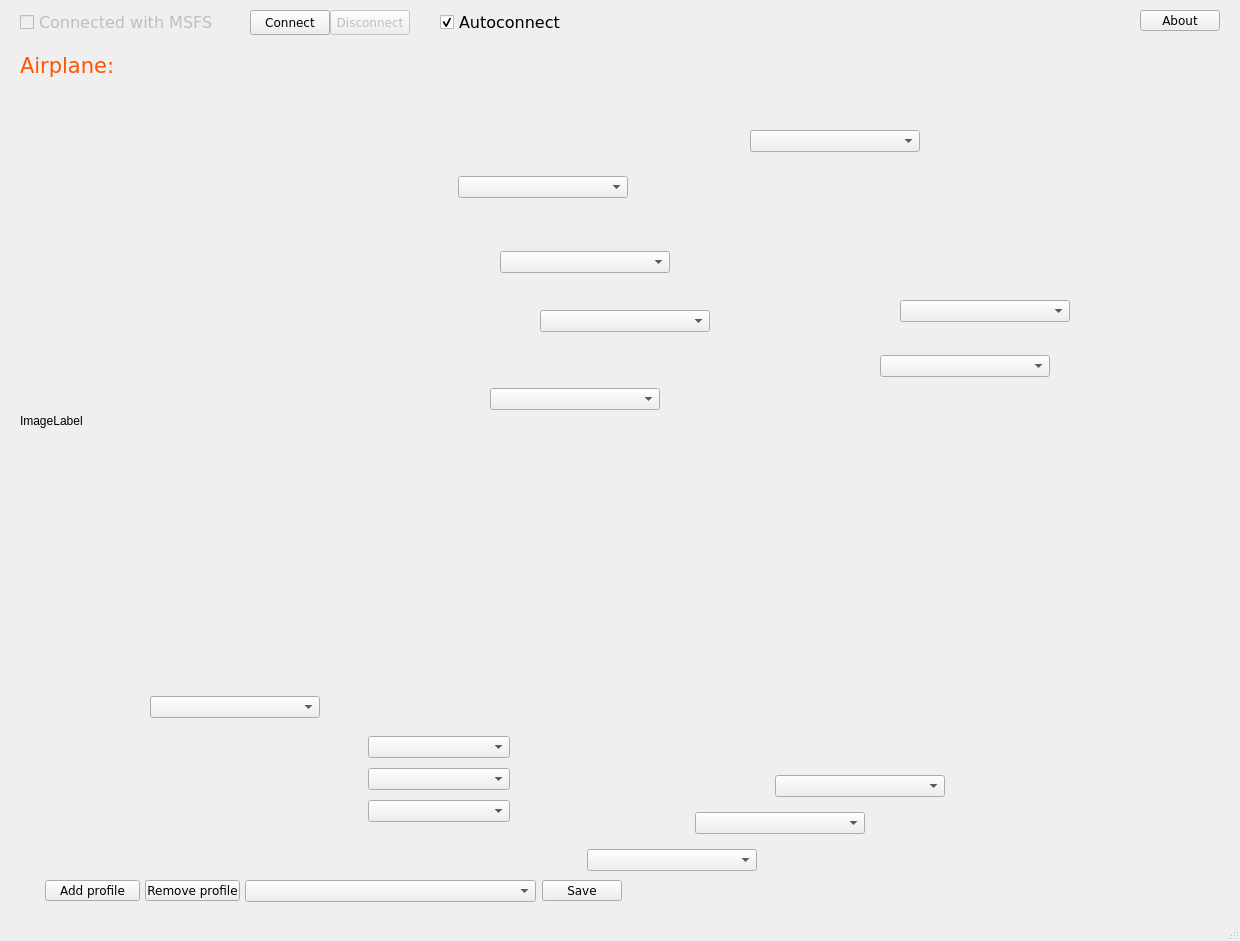
<?xml version="1.0" encoding="UTF-8"?>
<ui version="4.0">
 <class>MainWindow</class>
 <widget class="QMainWindow" name="MainWindow">
  <property name="geometry">
   <rect>
    <x>0</x>
    <y>0</y>
    <width>1240</width>
    <height>941</height>
   </rect>
  </property>
  <property name="windowTitle">
   <string>Saitek X52 PRO Plugin</string>
  </property>
  <widget class="QWidget" name="centralwidget">
   <widget class="QPushButton" name="Connect_Button">
    <property name="enabled">
     <bool>true</bool>
    </property>
    <property name="geometry">
     <rect>
      <x>250</x>
      <y>10</y>
      <width>80</width>
      <height>25</height>
     </rect>
    </property>
    <property name="font">
     <font>
      <family>Verdana</family>
     </font>
    </property>
    <property name="text">
     <string>Connect</string>
    </property>
   </widget>
   <widget class="QPushButton" name="Disconnect_Button">
    <property name="enabled">
     <bool>false</bool>
    </property>
    <property name="geometry">
     <rect>
      <x>330</x>
      <y>10</y>
      <width>80</width>
      <height>25</height>
     </rect>
    </property>
    <property name="font">
     <font>
      <family>Verdana</family>
     </font>
    </property>
    <property name="text">
     <string>Disconnect</string>
    </property>
   </widget>
   <widget class="QCheckBox" name="Connected_CheckBox">
    <property name="enabled">
     <bool>false</bool>
    </property>
    <property name="geometry">
     <rect>
      <x>20</x>
      <y>10</y>
      <width>201</width>
      <height>25</height>
     </rect>
    </property>
    <property name="font">
     <font>
      <family>Verdana</family>
      <pointsize>12</pointsize>
      <kerning>true</kerning>
     </font>
    </property>
    <property name="text">
     <string>Connected with MSFS</string>
    </property>
    <property name="checkable">
     <bool>true</bool>
    </property>
   </widget>
   <widget class="QComboBox" name="profil_comboBox">
    <property name="geometry">
     <rect>
      <x>245</x>
      <y>880</y>
      <width>291</width>
      <height>22</height>
     </rect>
    </property>
    <property name="font">
     <font>
      <family>Verdana</family>
     </font>
    </property>
   </widget>
   <widget class="QLabel" name="image_label">
    <property name="geometry">
     <rect>
      <x>20</x>
      <y>340</y>
      <width>311</width>
      <height>161</height>
     </rect>
    </property>
    <property name="text">
     <string>ImageLabel</string>
    </property>
   </widget>
   <widget class="QComboBox" name="fire_comboBox">
    <property name="geometry">
     <rect>
      <x>750</x>
      <y>130</y>
      <width>170</width>
      <height>22</height>
     </rect>
    </property>
    <property name="font">
     <font>
      <family>Verdana</family>
     </font>
    </property>
   </widget>
   <widget class="QComboBox" name="fireA_comboBox">
    <property name="geometry">
     <rect>
      <x>900</x>
      <y>300</y>
      <width>170</width>
      <height>22</height>
     </rect>
    </property>
    <property name="font">
     <font>
      <family>Verdana</family>
     </font>
    </property>
   </widget>
   <widget class="QComboBox" name="fireB_comboBox">
    <property name="geometry">
     <rect>
      <x>880</x>
      <y>355</y>
      <width>170</width>
      <height>22</height>
     </rect>
    </property>
    <property name="font">
     <font>
      <family>Verdana</family>
     </font>
    </property>
   </widget>
   <widget class="QComboBox" name="toggle12_comboBox">
    <property name="geometry">
     <rect>
      <x>587</x>
      <y>849</y>
      <width>170</width>
      <height>22</height>
     </rect>
    </property>
    <property name="font">
     <font>
      <family>Verdana</family>
     </font>
    </property>
   </widget>
   <widget class="QComboBox" name="toggle34_comboBox">
    <property name="geometry">
     <rect>
      <x>695</x>
      <y>812</y>
      <width>170</width>
      <height>22</height>
     </rect>
    </property>
    <property name="font">
     <font>
      <family>Verdana</family>
     </font>
    </property>
   </widget>
   <widget class="QComboBox" name="toggle56_comboBox">
    <property name="geometry">
     <rect>
      <x>775</x>
      <y>775</y>
      <width>170</width>
      <height>22</height>
     </rect>
    </property>
    <property name="font">
     <font>
      <family>Verdana</family>
     </font>
    </property>
   </widget>
   <widget class="QComboBox" name="pov2_comboBox">
    <property name="geometry">
     <rect>
      <x>540</x>
      <y>310</y>
      <width>170</width>
      <height>22</height>
     </rect>
    </property>
    <property name="font">
     <font>
      <family>Verdana</family>
     </font>
    </property>
   </widget>
   <widget class="QComboBox" name="fireE_comboBox">
    <property name="geometry">
     <rect>
      <x>458</x>
      <y>176</y>
      <width>170</width>
      <height>22</height>
     </rect>
    </property>
    <property name="font">
     <font>
      <family>Verdana</family>
     </font>
    </property>
   </widget>
   <widget class="QComboBox" name="fireD_comboBox">
    <property name="geometry">
     <rect>
      <x>500</x>
      <y>251</y>
      <width>170</width>
      <height>22</height>
     </rect>
    </property>
    <property name="font">
     <font>
      <family>Verdana</family>
     </font>
    </property>
   </widget>
   <widget class="QComboBox" name="clutch_comboBox">
    <property name="geometry">
     <rect>
      <x>490</x>
      <y>388</y>
      <width>170</width>
      <height>22</height>
     </rect>
    </property>
    <property name="font">
     <font>
      <family>Verdana</family>
     </font>
    </property>
   </widget>
   <widget class="QComboBox" name="throttle_comboBox">
    <property name="geometry">
     <rect>
      <x>150</x>
      <y>696</y>
      <width>170</width>
      <height>22</height>
     </rect>
    </property>
    <property name="font">
     <font>
      <family>Verdana</family>
     </font>
    </property>
   </widget>
   <widget class="QComboBox" name="mfd1_comboBox">
    <property name="geometry">
     <rect>
      <x>368</x>
      <y>736</y>
      <width>142</width>
      <height>22</height>
     </rect>
    </property>
    <property name="font">
     <font>
      <family>Verdana</family>
     </font>
    </property>
   </widget>
   <widget class="QComboBox" name="mfd2_comboBox">
    <property name="geometry">
     <rect>
      <x>368</x>
      <y>768</y>
      <width>142</width>
      <height>22</height>
     </rect>
    </property>
    <property name="font">
     <font>
      <family>Verdana</family>
     </font>
    </property>
   </widget>
   <widget class="QComboBox" name="mfd3_comboBox">
    <property name="geometry">
     <rect>
      <x>368</x>
      <y>800</y>
      <width>142</width>
      <height>22</height>
     </rect>
    </property>
    <property name="font">
     <font>
      <family>Verdana</family>
     </font>
    </property>
   </widget>
   <widget class="QPushButton" name="addProfile_pushButton">
    <property name="geometry">
     <rect>
      <x>45</x>
      <y>880</y>
      <width>95</width>
      <height>21</height>
     </rect>
    </property>
    <property name="font">
     <font>
      <family>Verdana</family>
     </font>
    </property>
    <property name="text">
     <string>Add profile</string>
    </property>
   </widget>
   <widget class="QPushButton" name="removeProfil_Button">
    <property name="geometry">
     <rect>
      <x>145</x>
      <y>880</y>
      <width>95</width>
      <height>21</height>
     </rect>
    </property>
    <property name="font">
     <font>
      <family>Verdana</family>
     </font>
    </property>
    <property name="text">
     <string>Remove profile</string>
    </property>
   </widget>
   <widget class="QPushButton" name="save_Button">
    <property name="geometry">
     <rect>
      <x>542</x>
      <y>880</y>
      <width>80</width>
      <height>21</height>
     </rect>
    </property>
    <property name="font">
     <font>
      <family>Verdana</family>
     </font>
    </property>
    <property name="text">
     <string>Save</string>
    </property>
   </widget>
   <widget class="QLabel" name="AircraftTitle_label">
    <property name="geometry">
     <rect>
      <x>120</x>
      <y>50</y>
      <width>351</width>
      <height>31</height>
     </rect>
    </property>
    <property name="palette">
     <palette>
      <active>
       <colorrole role="WindowText">
        <brush brushstyle="SolidPattern">
         <color alpha="255">
          <red>255</red>
          <green>85</green>
          <blue>0</blue>
         </color>
        </brush>
       </colorrole>
       <colorrole role="Text">
        <brush brushstyle="SolidPattern">
         <color alpha="255">
          <red>0</red>
          <green>0</green>
          <blue>0</blue>
         </color>
        </brush>
       </colorrole>
       <colorrole role="ButtonText">
        <brush brushstyle="SolidPattern">
         <color alpha="255">
          <red>0</red>
          <green>0</green>
          <blue>0</blue>
         </color>
        </brush>
       </colorrole>
       <colorrole role="ToolTipText">
        <brush brushstyle="SolidPattern">
         <color alpha="255">
          <red>0</red>
          <green>0</green>
          <blue>0</blue>
         </color>
        </brush>
       </colorrole>
       <colorrole role="PlaceholderText">
        <brush brushstyle="SolidPattern">
         <color alpha="128">
          <red>0</red>
          <green>0</green>
          <blue>0</blue>
         </color>
        </brush>
       </colorrole>
      </active>
      <inactive>
       <colorrole role="WindowText">
        <brush brushstyle="SolidPattern">
         <color alpha="255">
          <red>255</red>
          <green>85</green>
          <blue>0</blue>
         </color>
        </brush>
       </colorrole>
       <colorrole role="Text">
        <brush brushstyle="SolidPattern">
         <color alpha="255">
          <red>0</red>
          <green>0</green>
          <blue>0</blue>
         </color>
        </brush>
       </colorrole>
       <colorrole role="ButtonText">
        <brush brushstyle="SolidPattern">
         <color alpha="255">
          <red>0</red>
          <green>0</green>
          <blue>0</blue>
         </color>
        </brush>
       </colorrole>
       <colorrole role="ToolTipText">
        <brush brushstyle="SolidPattern">
         <color alpha="255">
          <red>0</red>
          <green>0</green>
          <blue>0</blue>
         </color>
        </brush>
       </colorrole>
       <colorrole role="PlaceholderText">
        <brush brushstyle="SolidPattern">
         <color alpha="128">
          <red>0</red>
          <green>0</green>
          <blue>0</blue>
         </color>
        </brush>
       </colorrole>
      </inactive>
      <disabled>
       <colorrole role="WindowText">
        <brush brushstyle="SolidPattern">
         <color alpha="255">
          <red>120</red>
          <green>120</green>
          <blue>120</blue>
         </color>
        </brush>
       </colorrole>
       <colorrole role="Text">
        <brush brushstyle="SolidPattern">
         <color alpha="255">
          <red>120</red>
          <green>120</green>
          <blue>120</blue>
         </color>
        </brush>
       </colorrole>
       <colorrole role="ButtonText">
        <brush brushstyle="SolidPattern">
         <color alpha="255">
          <red>120</red>
          <green>120</green>
          <blue>120</blue>
         </color>
        </brush>
       </colorrole>
       <colorrole role="ToolTipText">
        <brush brushstyle="SolidPattern">
         <color alpha="255">
          <red>0</red>
          <green>0</green>
          <blue>0</blue>
         </color>
        </brush>
       </colorrole>
       <colorrole role="PlaceholderText">
        <brush brushstyle="SolidPattern">
         <color alpha="128">
          <red>0</red>
          <green>0</green>
          <blue>0</blue>
         </color>
        </brush>
       </colorrole>
      </disabled>
     </palette>
    </property>
    <property name="font">
     <font>
      <pointsize>16</pointsize>
     </font>
    </property>
    <property name="text">
     <string/>
    </property>
   </widget>
   <widget class="QCheckBox" name="autoconnect_checkBox">
    <property name="geometry">
     <rect>
      <x>440</x>
      <y>10</y>
      <width>401</width>
      <height>25</height>
     </rect>
    </property>
    <property name="font">
     <font>
      <family>Verdana</family>
      <pointsize>12</pointsize>
      <kerning>true</kerning>
     </font>
    </property>
    <property name="text">
     <string>Autoconnect</string>
    </property>
    <property name="checked">
     <bool>true</bool>
    </property>
   </widget>
   <widget class="QLabel" name="label">
    <property name="geometry">
     <rect>
      <x>20</x>
      <y>50</y>
      <width>1071</width>
      <height>31</height>
     </rect>
    </property>
    <property name="palette">
     <palette>
      <active>
       <colorrole role="WindowText">
        <brush brushstyle="SolidPattern">
         <color alpha="255">
          <red>255</red>
          <green>85</green>
          <blue>0</blue>
         </color>
        </brush>
       </colorrole>
       <colorrole role="Text">
        <brush brushstyle="SolidPattern">
         <color alpha="255">
          <red>0</red>
          <green>0</green>
          <blue>0</blue>
         </color>
        </brush>
       </colorrole>
       <colorrole role="ButtonText">
        <brush brushstyle="SolidPattern">
         <color alpha="255">
          <red>0</red>
          <green>0</green>
          <blue>0</blue>
         </color>
        </brush>
       </colorrole>
       <colorrole role="ToolTipText">
        <brush brushstyle="SolidPattern">
         <color alpha="255">
          <red>0</red>
          <green>0</green>
          <blue>0</blue>
         </color>
        </brush>
       </colorrole>
       <colorrole role="PlaceholderText">
        <brush brushstyle="SolidPattern">
         <color alpha="128">
          <red>0</red>
          <green>0</green>
          <blue>0</blue>
         </color>
        </brush>
       </colorrole>
      </active>
      <inactive>
       <colorrole role="WindowText">
        <brush brushstyle="SolidPattern">
         <color alpha="255">
          <red>255</red>
          <green>85</green>
          <blue>0</blue>
         </color>
        </brush>
       </colorrole>
       <colorrole role="Text">
        <brush brushstyle="SolidPattern">
         <color alpha="255">
          <red>0</red>
          <green>0</green>
          <blue>0</blue>
         </color>
        </brush>
       </colorrole>
       <colorrole role="ButtonText">
        <brush brushstyle="SolidPattern">
         <color alpha="255">
          <red>0</red>
          <green>0</green>
          <blue>0</blue>
         </color>
        </brush>
       </colorrole>
       <colorrole role="ToolTipText">
        <brush brushstyle="SolidPattern">
         <color alpha="255">
          <red>0</red>
          <green>0</green>
          <blue>0</blue>
         </color>
        </brush>
       </colorrole>
       <colorrole role="PlaceholderText">
        <brush brushstyle="SolidPattern">
         <color alpha="128">
          <red>0</red>
          <green>0</green>
          <blue>0</blue>
         </color>
        </brush>
       </colorrole>
      </inactive>
      <disabled>
       <colorrole role="WindowText">
        <brush brushstyle="SolidPattern">
         <color alpha="255">
          <red>120</red>
          <green>120</green>
          <blue>120</blue>
         </color>
        </brush>
       </colorrole>
       <colorrole role="Text">
        <brush brushstyle="SolidPattern">
         <color alpha="255">
          <red>120</red>
          <green>120</green>
          <blue>120</blue>
         </color>
        </brush>
       </colorrole>
       <colorrole role="ButtonText">
        <brush brushstyle="SolidPattern">
         <color alpha="255">
          <red>120</red>
          <green>120</green>
          <blue>120</blue>
         </color>
        </brush>
       </colorrole>
       <colorrole role="ToolTipText">
        <brush brushstyle="SolidPattern">
         <color alpha="255">
          <red>0</red>
          <green>0</green>
          <blue>0</blue>
         </color>
        </brush>
       </colorrole>
       <colorrole role="PlaceholderText">
        <brush brushstyle="SolidPattern">
         <color alpha="128">
          <red>0</red>
          <green>0</green>
          <blue>0</blue>
         </color>
        </brush>
       </colorrole>
      </disabled>
     </palette>
    </property>
    <property name="font">
     <font>
      <family>Verdana</family>
      <pointsize>16</pointsize>
     </font>
    </property>
    <property name="text">
     <string>Airplane:</string>
    </property>
   </widget>
   <widget class="QPushButton" name="AboutPushButton">
    <property name="geometry">
     <rect>
      <x>1140</x>
      <y>10</y>
      <width>80</width>
      <height>21</height>
     </rect>
    </property>
    <property name="font">
     <font>
      <family>Verdana</family>
     </font>
    </property>
    <property name="text">
     <string>About</string>
    </property>
   </widget>
  </widget>
  <widget class="QMenuBar" name="menubar">
   <property name="geometry">
    <rect>
     <x>0</x>
     <y>0</y>
     <width>1240</width>
     <height>20</height>
    </rect>
   </property>
  </widget>
  <widget class="QStatusBar" name="statusbar"/>
 </widget>
 <resources/>
 <connections/>
</ui>
